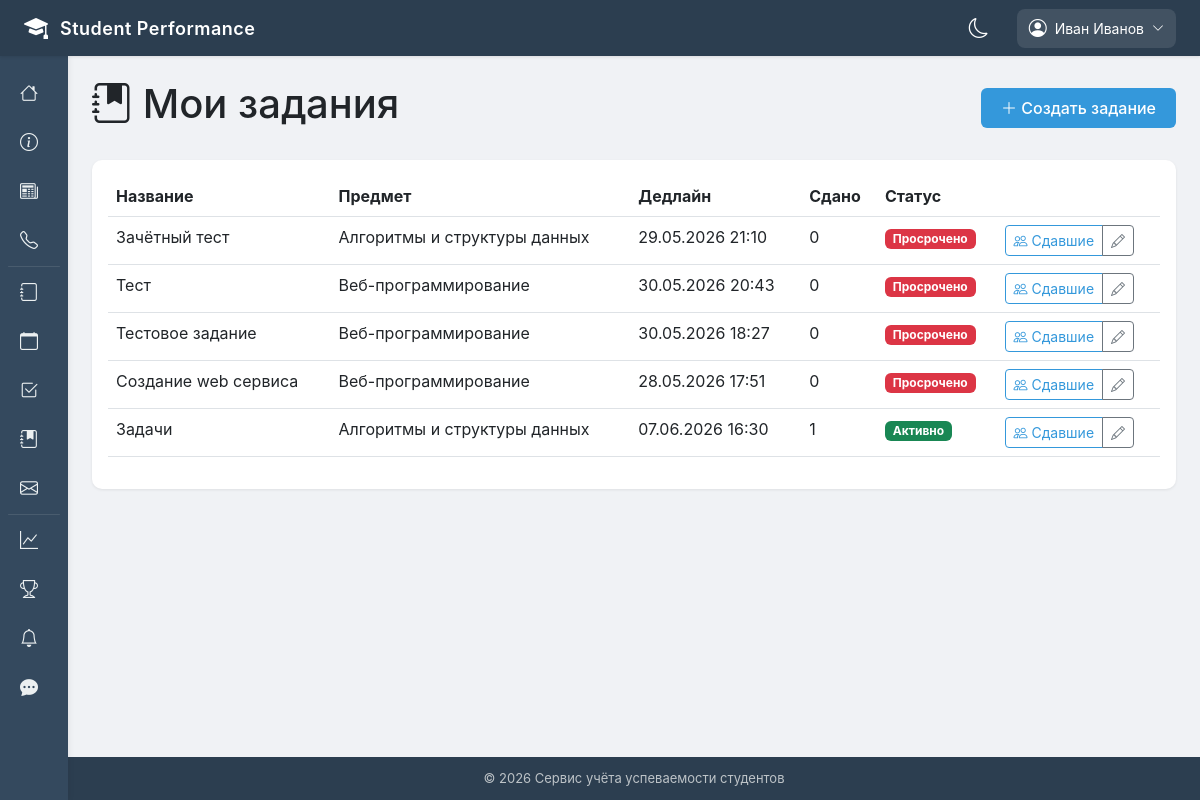
/teacher/assignments/ (signed in), run on an earlier commit of the app's database.
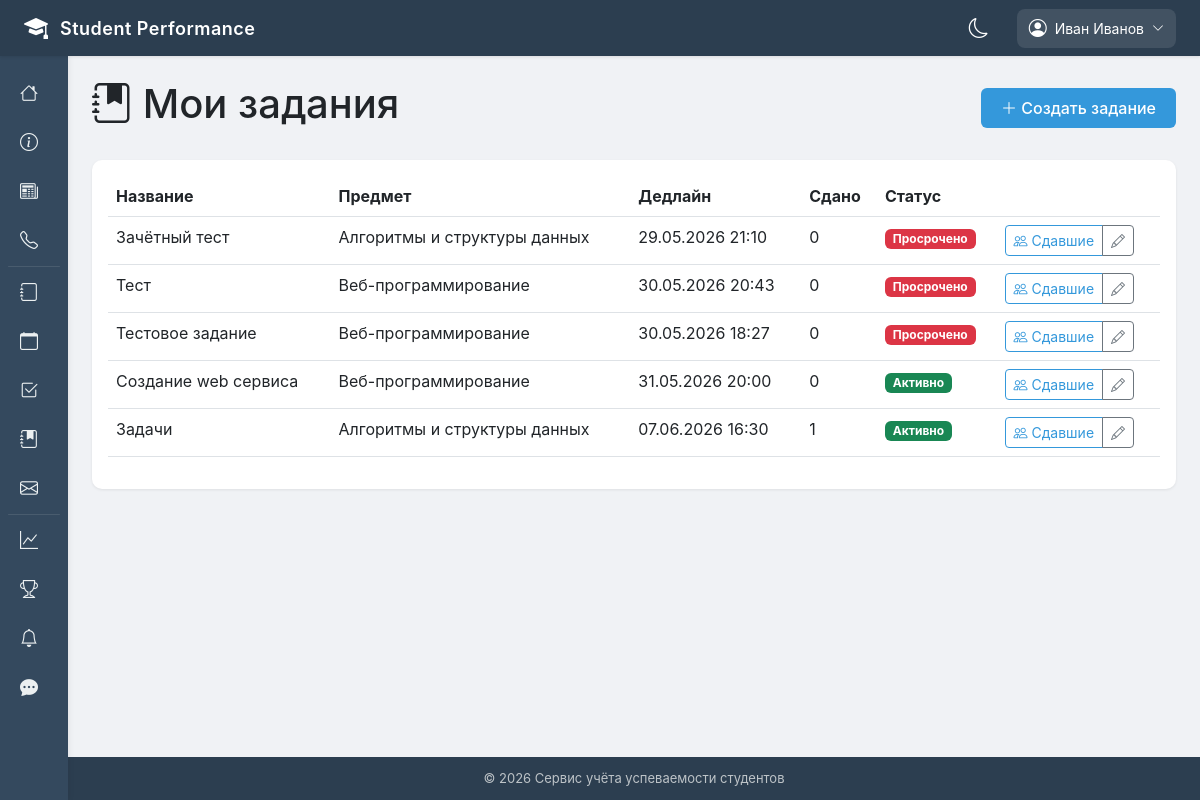
And on a later commit of the database.
### apps/accounts/models.py (models this page shows, shortened)
class Assignment(models.Model):
    PRIORITY_CHOICES = [
        ('low', 'Низкий'),
        ('medium', 'Средний'),
        ('high', 'Высокий'),
    ]
    title = models.CharField(max_length=200, verbose_name='Название')
    description = models.TextField(verbose_name='Описание')
    subject = models.ForeignKey('Subject', on_delete=models.CASCADE, related_name='assignments', verbose_name='Предмет')
    created_by = models.ForeignKey('User', on_delete=models.CASCADE, related_name='created_assignments', verbose_name='Создал')
    deadline = models.DateTimeField(verbose_name='Дедлайн')
    max_score = models.IntegerField(default=10, verbose_name='Максимальный балл')
    priority = models.CharField(max_length=10, choices=PRIORITY_CHOICES, default='medium', verbose_name='Приоритет')
    attachment = models.FileField(upload_to='assignments/', blank=True, null=True, verbose_name='Вложение')
    created_at = models.DateTimeField(auto_now_add=True, verbose_name='Дата создания')
    updated_at = models.DateTimeField(auto_now=True, verbose_name='Дата обновления')
    is_active = models.BooleanField(default=True, verbose_name='Активно')
    class Meta:
        verbose_name = 'Домашнее задание'
        verbose_name_plural = 'Домашние задания'
        ordering = ['deadline', '-created_at']
    def is_overdue(self):
        from django.utils import timezone
        return timezone.now() > self.deadline

class Subject(models.Model):
    SEMESTER_CHOICES = [(i, f"{i} семестр") for i in range(1, 9)]
    name = models.CharField(max_length=200, verbose_name='Название')
    code = models.CharField(max_length=20, unique=True, verbose_name='Код дисциплины')
    description = models.TextField(blank=True, null=True, verbose_name='Описание')
    credits = models.IntegerField(default=3, verbose_name='Кредиты')
    semester = models.IntegerField(choices=SEMESTER_CHOICES, verbose_name='Семестр')
    teacher = models.ForeignKey(User, on_delete=models.SET_NULL, null=True, related_name='subjects', limit_choices_to={'role': 'teacher'}, verbose_name='Преподаватель')
    groups = models.ManyToManyField(Group, related_name='subjects', verbose_name='Группы')
    class Meta:
        verbose_name = 'Дисциплина'
        verbose_name_plural = 'Дисциплины'
        ordering = ['semester', 'name']

### apps/assignments/views.py (the view)
# urls.py: path('teacher/assignments/', views.teacher_assignments, name='teacher_assignments'),
@login_required
def teacher_assignments(request):
    if request.user.role != 'teacher' and not request.user.is_superuser:
        messages.error(request, 'Только преподаватели могут просматривать эту страницу')
        return redirect('home')
    if request.user.is_superuser:
        assignments = Assignment.objects.all().order_by('-created_at')
    else:
        assignments = Assignment.objects.filter(created_by=request.user).order_by('-created_at')
    paginator = Paginator(assignments, 20)
    page_number = request.GET.get('page')
    page_obj = paginator.get_page(page_number)
    context = {
        'assignments': page_obj,
    }
    return render(request, 'assignments/teacher_list.html', context)

### apps/chat/context_processors.py (called while the page is built)
def chat_unread_count(request):
    if request.user.is_authenticated:
        rooms = ChatRoom.objects.filter(participants=request.user)
        unread_count = 0
        for room in rooms:
            unread_count += room.messages.filter(is_read=False).exclude(sender=request.user).count()
        return {'chat_unread_count': unread_count}
    return {'chat_unread_count': 0}

### apps/core/context_processors.py (called while the page is built)
def notifications_processor(request):
    unread_count = 0
    if request.user.is_authenticated:
        unread_count = Notification.objects.filter(user=request.user, is_read=False).count()
    return {'unread_count': unread_count}

### templates/assignments/teacher_list.html (shortened to what this page needs)
{% extends 'base.html' %}
{% block content %}
<div class="row">
    <div class="col-12">
        <div class="d-flex justify-content-between align-items-center mb-4">
            <h1><i class="bi bi-journal-bookmark-fill"></i> Мои задания</h1>
            <a href="{% url 'assignment_create' %}" class="btn btn-primary">
                <i class="bi bi-plus-lg"></i> Создать задание
            </a>
        </div>
    </div>
</div>
<div class="row">
    <div class="col-12">
        <div class="card">
            <div class="card-body">
                {% if assignments %}
                    <div class="table-responsive">
                        <table class="table table-hover">
                            <thead>
                                <tr>
                                    <th>Название</th>
                                    <th>Предмет</th>
                                    <th>Дедлайн</th>
                                    <th>Сдано</th>
                                    <th>Статус</th>
                                    <th></th>
                                </tr>
                            </thead>
                            <tbody>
                                {% for assignment in assignments %}
                                    <tr>
                                        <td>{{ assignment.title }}</td>
                                        <td>{{ assignment.subject.name }}</td>
                                        <td>{{ assignment.deadline|date:"d.m.Y H:i" }}</td>
                                        <td>{{ assignment.submissions.count }}</td>
                                        <td>
                                            {% if assignment.is_overdue %}
                                                <span class="badge bg-danger">Просрочено</span>
                                            {% else %}
                                                <span class="badge bg-success">Активно</span>
                                            {% endif %}
                                        </td>
                                        <td>
                                            <div class="btn-group">
                                                <a href="{% url 'assignment_submissions' assignment.id %}" class="btn btn-sm btn-outline-primary">
                                                    <i class="bi bi-people"></i> Сдавшие
                                                </a>
                                                <a href="{% url 'assignment_edit' assignment.id %}" class="btn btn-sm btn-outline-secondary">
                                                    <i class="bi bi-pencil"></i>
                                                </a>
                                            </div>
                                        </td>
                                    </tr>
                                {% endfor %}
                            </tbody>
                        </table>
                    </div>
                {% else %}
                    <div class="text-center py-5">
                        <i class="bi bi-journal-x fs-1 text-muted"></i>
                        <p class="mt-3">У вас пока нет заданий</p>
                        <a href="{% url 'assignment_create' %}" class="btn btn-primary">Создать первое задание</a>
                    </div>
                {% endif %}
            </div>
        </div>
    </div>
</div>
{% endblock %}

What changed in the data, as far as the page shows it:
changed Assignment "Создание web сервиса": deadline "28.05.2026 17:51" → "31.05.2026 20:00"; deadline "Просрочено" → "Активно"
